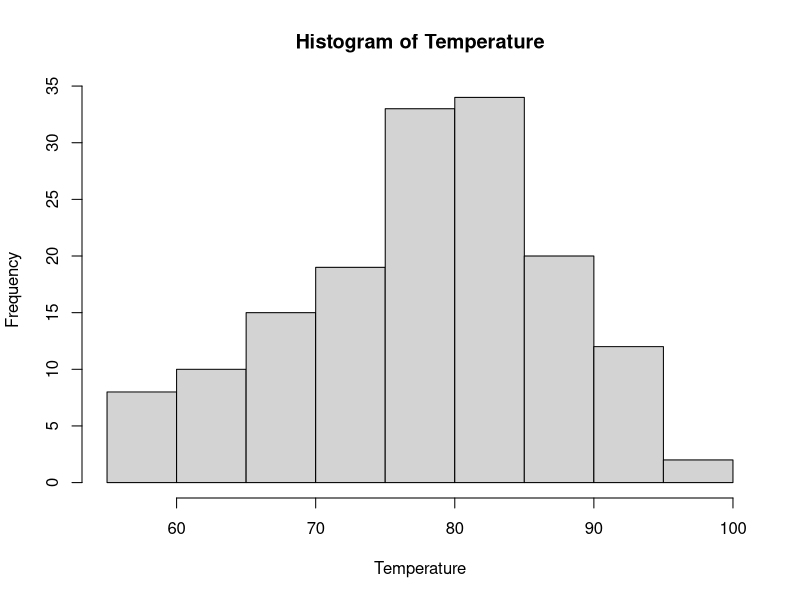
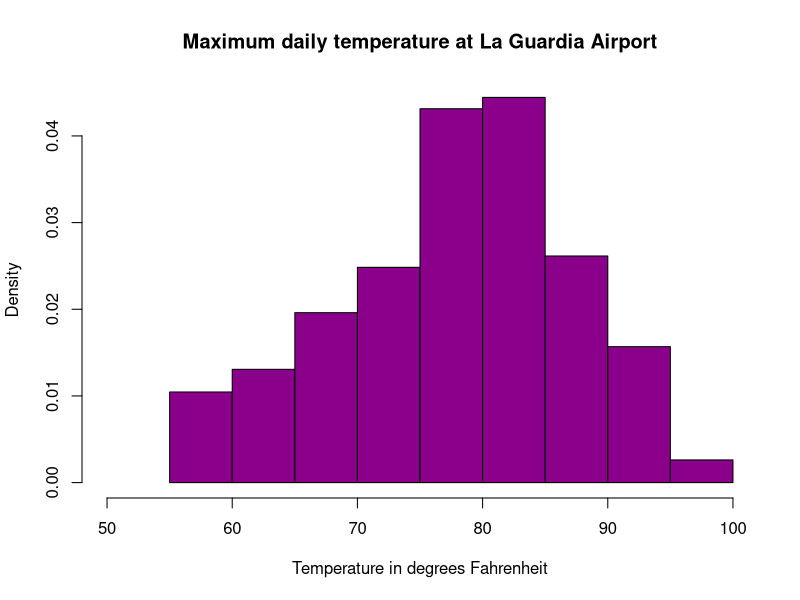
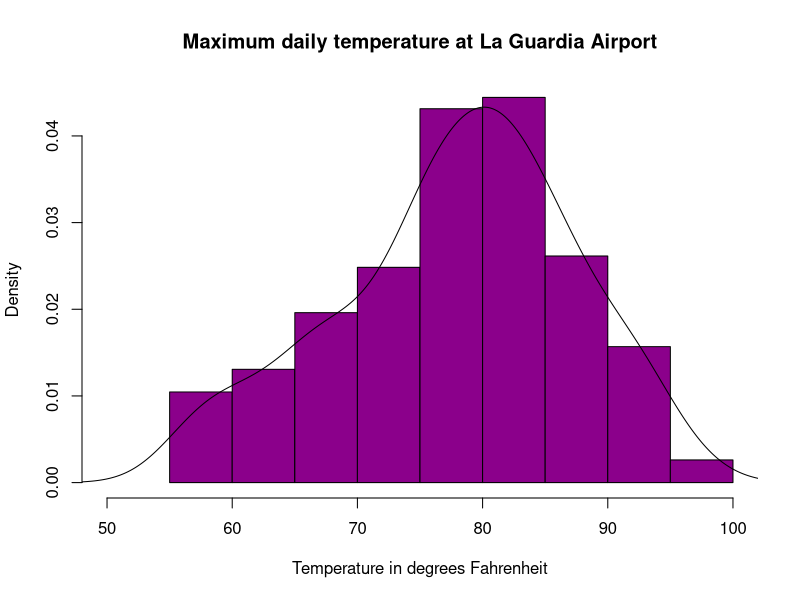
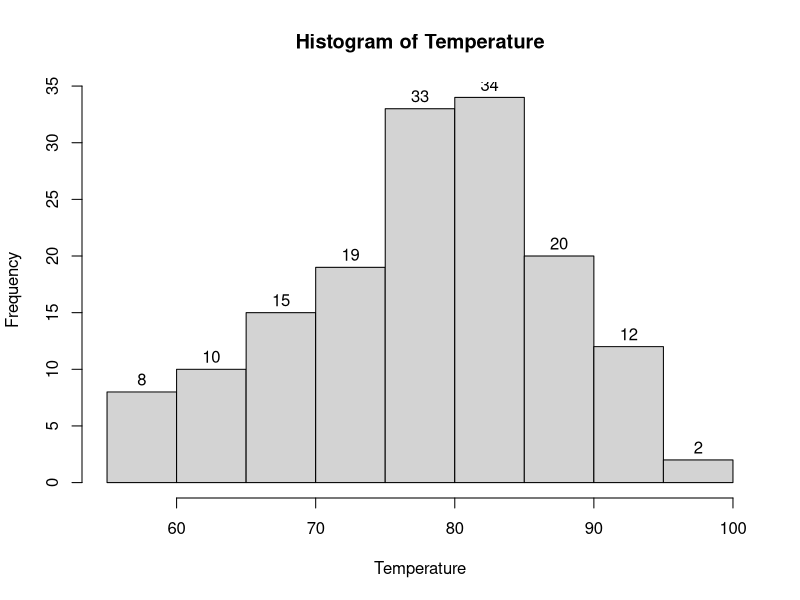
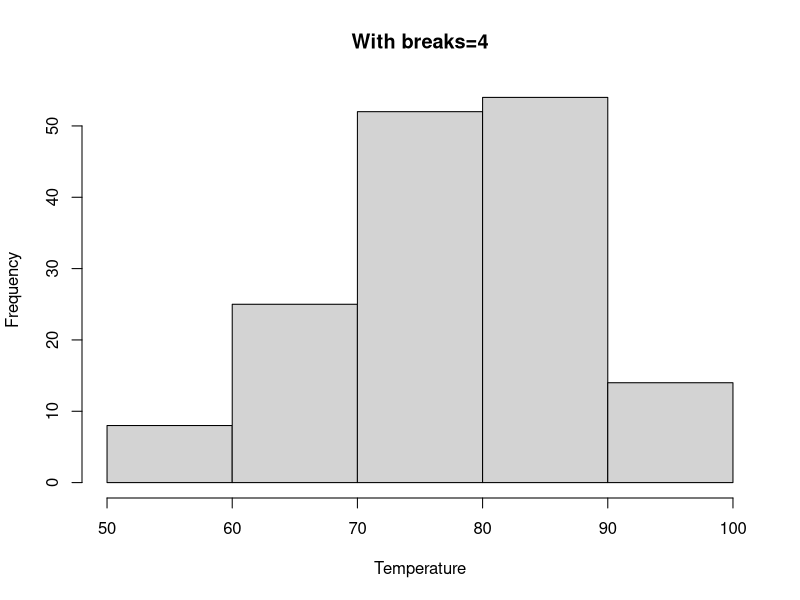
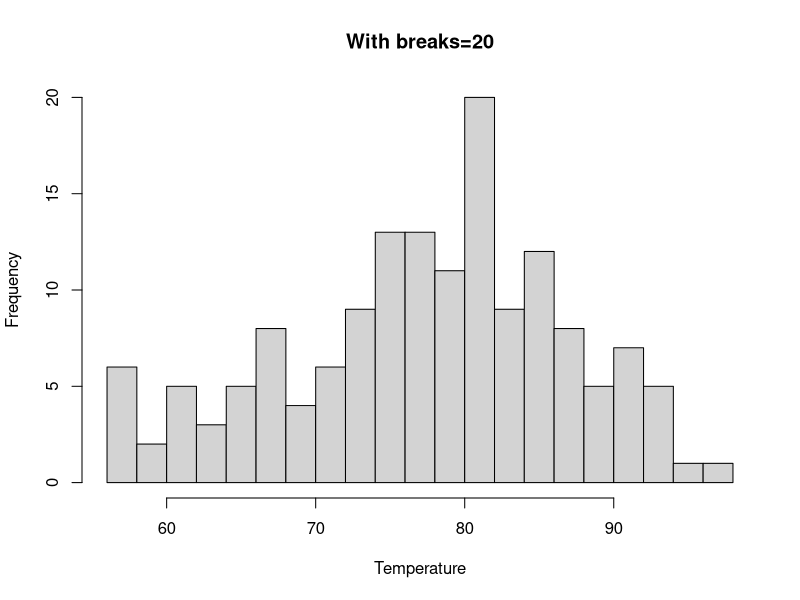
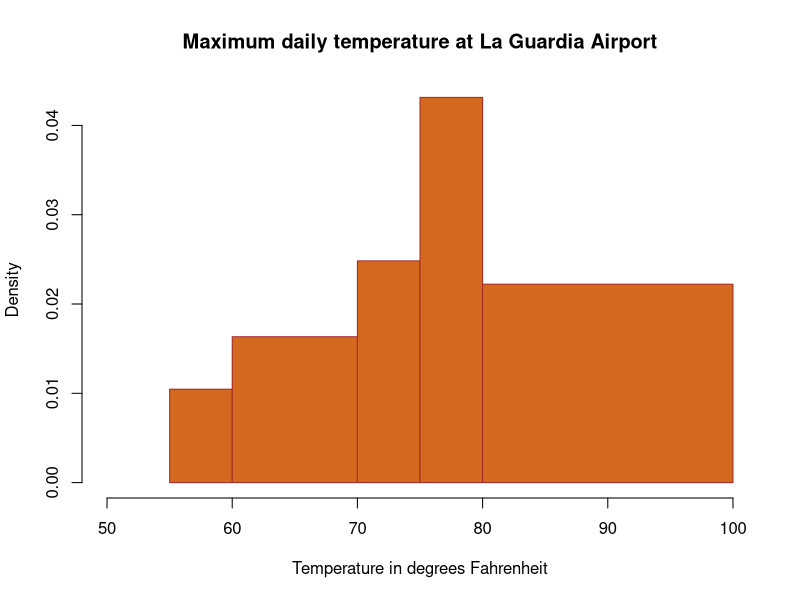

Write the R code that produced these figures, in order.
#Demonstrates the Histogram
#Use the airquantity data set 

#To display the data in airquality data set
airquality

#To understand the structure of airquality dataset
str(airquality)

Temperature<-airquality$Temp
#A Simple histogram is generated with equal number of cells and the number of observations falling in each cell value.
#The y axis in this case is frequency
hist(Temperature)

#Many parameters are supported with the Histogram
#main="Provide the Title for the Histogram"
#xlab="Label for x axis"
#ylab="Label for y axis"
#xlim=c(min:max) -- provide the range of values for xlimit
#ylim=c(min:max) -- provide the range of values for ylimit
#col="Color"
#freq=FALSE -- is used to get probability density instead of frequency representation, so that the histogram has an area of 1.
#This defaults to TRUE if and only if breaks are equidistant and probability is not specified.

# histogram with added parameters. This generates a histogram with density as y axis
hist(Temperature,
     main="Maximum daily temperature at La Guardia Airport",
     xlab="Temperature in degrees Fahrenheit",
     xlim=c(50,100),
     col="darkmagenta",
     freq=FALSE
)

#Density plot can also be created using the parameter probability=TRUE

hist(Temperature,
     main="Maximum daily temperature at La Guardia Airport",
     xlab="Temperature in degrees Fahrenheit",
     xlim=c(50,100),
     col="darkmagenta",
     #freq=FALSE
     probability = TRUE
)

#Additional lines can be added to the plot to provide benchmark guides
lines(density(Temperature))



#hist() function returns 6 values that can be used for further processing
h<-hist(Temperature)
h

#Add more details to the histogram
#The text() function can be used along with details returned by hist()
text(h$mids,h$counts,labels=h$counts,adj=c(0.5,-0.5))

#The number of the cells can be suggested using the breaks. R however calculates the best possible cells based on the suggestion. The recommendation may not be strictly adhered to
hist(Temperature, breaks=4,main="With breaks=4")
hist(Temperature, breaks=20,main="With breaks=20")

#Histogram with non-uniform width
#
hist(Temperature,
     main="Maximum daily temperature at La Guardia Airport",
     xlab="Temperature in degrees Fahrenheit",
     xlim=c(50,100),
     col="chocolate",
     border="brown",
     breaks=c(55,60,70,75,80,100)
)

airquality

#Usage of filter.
#To get the data for day 1 of every month.
airquality.day1<-filter(airquality,airquality$Day==1)
airquality.day1
